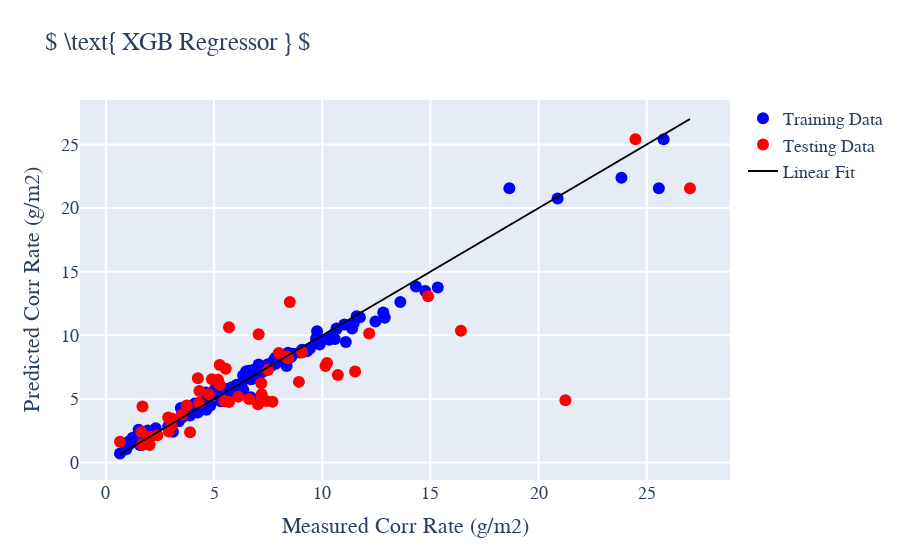

Here is the notebook cell this chart was saved with:
### Code cell
fit = np.linspace(min(target), max(target))
    trace0 = go.Scatter(x=y_train, y=Train_predictions2, mode = 'markers', marker= dict(size= 12, color= 'blue'), name='Training Data')
    trace1 = go.Scatter(x=y_test ,y=Test_predictions2, mode = 'markers', marker= dict(size= 12, color= 'red'),name='Testing Data')
    trace2 = go.Scatter(x = fit ,y = fit, mode = 'lines', marker= dict(size= 12, color= 'black'), text = 'Fit',name='Linear Fit')

    data = [trace0,trace1,trace2]
    fig= go.Figure(data, layout=layout0)
    resolution_value = 300
    iplot(fig)
